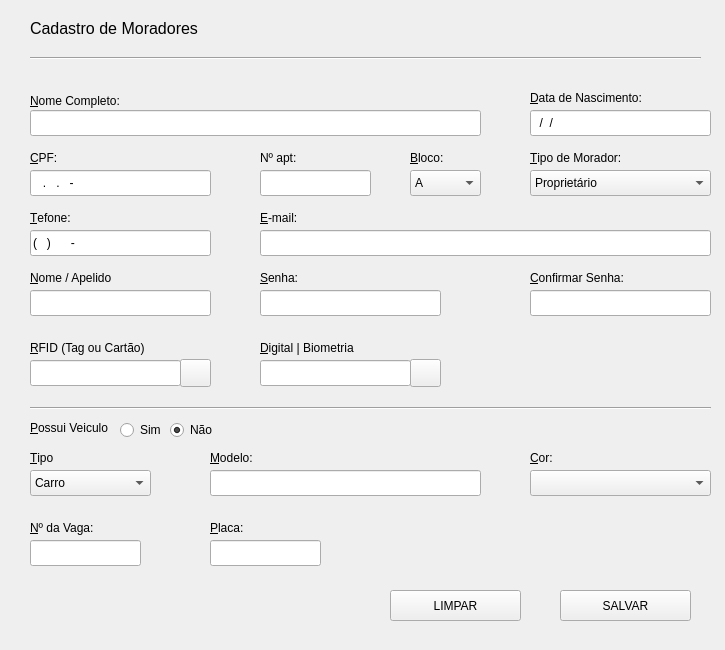
<?xml version="1.0" encoding="UTF-8"?>
<ui version="4.0">
 <class>janelaCadastrarMoradores</class>
 <widget class="QMainWindow" name="janelaCadastrarMoradores">
  <property name="geometry">
   <rect>
    <x>0</x>
    <y>0</y>
    <width>725</width>
    <height>650</height>
   </rect>
  </property>
  <property name="minimumSize">
   <size>
    <width>725</width>
    <height>650</height>
   </size>
  </property>
  <property name="maximumSize">
   <size>
    <width>725</width>
    <height>650</height>
   </size>
  </property>
  <property name="baseSize">
   <size>
    <width>725</width>
    <height>650</height>
   </size>
  </property>
  <property name="windowTitle">
   <string>PrimeCondo</string>
  </property>
  <property name="windowIcon">
   <iconset>
    <normaloff>../../../wamp64/www/primecondo/assets/img/logo.png</normaloff>../../../wamp64/www/primecondo/assets/img/logo.png</iconset>
  </property>
  <property name="iconSize">
   <size>
    <width>30</width>
    <height>30</height>
   </size>
  </property>
  <widget class="QWidget" name="centralwidget">
   <widget class="QLabel" name="lblNomeCompleto">
    <property name="geometry">
     <rect>
      <x>30</x>
      <y>90</y>
      <width>151</width>
      <height>21</height>
     </rect>
    </property>
    <property name="font">
     <font>
      <family>MS Shell Dlg 2</family>
      <pointsize>9</pointsize>
      <italic>false</italic>
     </font>
    </property>
    <property name="text">
     <string>&amp;Nome Completo:</string>
    </property>
    <property name="buddy">
     <cstring>inputNomeCompleto</cstring>
    </property>
   </widget>
   <widget class="QLabel" name="lblCpf">
    <property name="geometry">
     <rect>
      <x>30</x>
      <y>150</y>
      <width>55</width>
      <height>16</height>
     </rect>
    </property>
    <property name="font">
     <font>
      <pointsize>9</pointsize>
     </font>
    </property>
    <property name="text">
     <string>&amp;CPF:</string>
    </property>
    <property name="buddy">
     <cstring>inputCpf</cstring>
    </property>
   </widget>
   <widget class="QLabel" name="lblEmail">
    <property name="geometry">
     <rect>
      <x>260</x>
      <y>210</y>
      <width>55</width>
      <height>16</height>
     </rect>
    </property>
    <property name="font">
     <font>
      <pointsize>9</pointsize>
     </font>
    </property>
    <property name="text">
     <string>&amp;E-mail:</string>
    </property>
    <property name="buddy">
     <cstring>inputEmail</cstring>
    </property>
   </widget>
   <widget class="QLabel" name="label_4">
    <property name="geometry">
     <rect>
      <x>570</x>
      <y>130</y>
      <width>55</width>
      <height>16</height>
     </rect>
    </property>
    <property name="text">
     <string/>
    </property>
   </widget>
   <widget class="QLabel" name="lblBloco">
    <property name="geometry">
     <rect>
      <x>410</x>
      <y>150</y>
      <width>55</width>
      <height>16</height>
     </rect>
    </property>
    <property name="font">
     <font>
      <pointsize>9</pointsize>
     </font>
    </property>
    <property name="text">
     <string>&amp;Bloco:</string>
    </property>
    <property name="buddy">
     <cstring>comboBoxBloco</cstring>
    </property>
   </widget>
   <widget class="QLabel" name="lblDataNascimento">
    <property name="geometry">
     <rect>
      <x>530</x>
      <y>90</y>
      <width>151</width>
      <height>16</height>
     </rect>
    </property>
    <property name="font">
     <font>
      <pointsize>9</pointsize>
     </font>
    </property>
    <property name="text">
     <string>&amp;Data de Nascimento:</string>
    </property>
    <property name="buddy">
     <cstring>inputDataNascimento</cstring>
    </property>
   </widget>
   <widget class="QLabel" name="lblNumeroApartamento">
    <property name="geometry">
     <rect>
      <x>260</x>
      <y>150</y>
      <width>101</width>
      <height>16</height>
     </rect>
    </property>
    <property name="font">
     <font>
      <pointsize>9</pointsize>
     </font>
    </property>
    <property name="text">
     <string>Nº apt:</string>
    </property>
    <property name="buddy">
     <cstring>inputNumeroApartamento</cstring>
    </property>
   </widget>
   <widget class="QComboBox" name="comboBoxBloco">
    <property name="enabled">
     <bool>true</bool>
    </property>
    <property name="geometry">
     <rect>
      <x>410</x>
      <y>170</y>
      <width>71</width>
      <height>26</height>
     </rect>
    </property>
    <property name="font">
     <font>
      <pointsize>9</pointsize>
     </font>
    </property>
    <item>
     <property name="text">
      <string>A</string>
     </property>
    </item>
    <item>
     <property name="text">
      <string>B</string>
     </property>
    </item>
    <item>
     <property name="text">
      <string>C</string>
     </property>
    </item>
    <item>
     <property name="text">
      <string>D</string>
     </property>
    </item>
   </widget>
   <widget class="QComboBox" name="comboBoxTipoMorador">
    <property name="enabled">
     <bool>true</bool>
    </property>
    <property name="geometry">
     <rect>
      <x>530</x>
      <y>170</y>
      <width>181</width>
      <height>26</height>
     </rect>
    </property>
    <property name="font">
     <font>
      <pointsize>9</pointsize>
     </font>
    </property>
    <item>
     <property name="text">
      <string>Proprietário</string>
     </property>
    </item>
    <item>
     <property name="text">
      <string>Morador</string>
     </property>
    </item>
    <item>
     <property name="text">
      <string>Dependente</string>
     </property>
    </item>
   </widget>
   <widget class="QLabel" name="lblTipoMorador">
    <property name="geometry">
     <rect>
      <x>530</x>
      <y>150</y>
      <width>121</width>
      <height>16</height>
     </rect>
    </property>
    <property name="font">
     <font>
      <pointsize>9</pointsize>
     </font>
    </property>
    <property name="text">
     <string>&amp;Tipo de Morador:</string>
    </property>
    <property name="buddy">
     <cstring>comboBoxTipoMorador</cstring>
    </property>
   </widget>
   <widget class="QLabel" name="lblTelefone">
    <property name="geometry">
     <rect>
      <x>30</x>
      <y>210</y>
      <width>55</width>
      <height>16</height>
     </rect>
    </property>
    <property name="font">
     <font>
      <pointsize>9</pointsize>
     </font>
    </property>
    <property name="text">
     <string>&amp;Tefone:</string>
    </property>
    <property name="buddy">
     <cstring>inputTelefone</cstring>
    </property>
   </widget>
   <widget class="QRadioButton" name="radioButtonOpcaoSim">
    <property name="geometry">
     <rect>
      <x>120</x>
      <y>420</y>
      <width>95</width>
      <height>20</height>
     </rect>
    </property>
    <property name="font">
     <font>
      <pointsize>9</pointsize>
     </font>
    </property>
    <property name="text">
     <string>Sim</string>
    </property>
   </widget>
   <widget class="QLabel" name="lblPossuiVeiculo">
    <property name="geometry">
     <rect>
      <x>30</x>
      <y>420</y>
      <width>91</width>
      <height>16</height>
     </rect>
    </property>
    <property name="font">
     <font>
      <pointsize>9</pointsize>
     </font>
    </property>
    <property name="text">
     <string>&amp;Possui Veiculo</string>
    </property>
    <property name="buddy">
     <cstring>radioButtonOpcaoSim</cstring>
    </property>
   </widget>
   <widget class="QLabel" name="lblTipoVeiculo">
    <property name="geometry">
     <rect>
      <x>30</x>
      <y>450</y>
      <width>55</width>
      <height>16</height>
     </rect>
    </property>
    <property name="font">
     <font>
      <pointsize>9</pointsize>
     </font>
    </property>
    <property name="text">
     <string>&amp;Tipo</string>
    </property>
    <property name="buddy">
     <cstring>comboBoxTipoVeiculo</cstring>
    </property>
   </widget>
   <widget class="QComboBox" name="comboBoxTipoVeiculo">
    <property name="enabled">
     <bool>true</bool>
    </property>
    <property name="geometry">
     <rect>
      <x>30</x>
      <y>470</y>
      <width>121</width>
      <height>26</height>
     </rect>
    </property>
    <property name="font">
     <font>
      <pointsize>9</pointsize>
     </font>
    </property>
    <item>
     <property name="text">
      <string>Carro</string>
     </property>
    </item>
    <item>
     <property name="text">
      <string>Moto</string>
     </property>
    </item>
    <item>
     <property name="text">
      <string>Outros</string>
     </property>
    </item>
   </widget>
   <widget class="QLabel" name="lblModeloVeiculo">
    <property name="geometry">
     <rect>
      <x>210</x>
      <y>450</y>
      <width>55</width>
      <height>16</height>
     </rect>
    </property>
    <property name="font">
     <font>
      <pointsize>9</pointsize>
     </font>
    </property>
    <property name="text">
     <string>&amp;Modelo:</string>
    </property>
    <property name="buddy">
     <cstring>inputModeloVeiculo</cstring>
    </property>
   </widget>
   <widget class="QLabel" name="lblCorVeiculo">
    <property name="geometry">
     <rect>
      <x>530</x>
      <y>450</y>
      <width>55</width>
      <height>16</height>
     </rect>
    </property>
    <property name="font">
     <font>
      <pointsize>9</pointsize>
     </font>
    </property>
    <property name="text">
     <string>&amp;Cor:</string>
    </property>
    <property name="buddy">
     <cstring>comboBoxCorVeiculo</cstring>
    </property>
   </widget>
   <widget class="QComboBox" name="comboBoxCorVeiculo">
    <property name="enabled">
     <bool>true</bool>
    </property>
    <property name="geometry">
     <rect>
      <x>530</x>
      <y>470</y>
      <width>181</width>
      <height>26</height>
     </rect>
    </property>
    <property name="font">
     <font>
      <pointsize>9</pointsize>
     </font>
    </property>
    <item>
     <property name="text">
      <string/>
     </property>
    </item>
    <item>
     <property name="text">
      <string>Preto</string>
     </property>
    </item>
    <item>
     <property name="text">
      <string>Vermelho</string>
     </property>
    </item>
    <item>
     <property name="text">
      <string>Azul</string>
     </property>
    </item>
    <item>
     <property name="text">
      <string>Branco</string>
     </property>
    </item>
    <item>
     <property name="text">
      <string>Outros</string>
     </property>
    </item>
   </widget>
   <widget class="QLabel" name="lblPlaca">
    <property name="geometry">
     <rect>
      <x>210</x>
      <y>520</y>
      <width>55</width>
      <height>16</height>
     </rect>
    </property>
    <property name="font">
     <font>
      <pointsize>9</pointsize>
     </font>
    </property>
    <property name="text">
     <string>&amp;Placa:</string>
    </property>
    <property name="buddy">
     <cstring>inputPlaca</cstring>
    </property>
   </widget>
   <widget class="QPushButton" name="btnSalvar">
    <property name="geometry">
     <rect>
      <x>560</x>
      <y>590</y>
      <width>131</width>
      <height>31</height>
     </rect>
    </property>
    <property name="text">
     <string>SALVAR</string>
    </property>
    <property name="autoDefault">
     <bool>false</bool>
    </property>
   </widget>
   <widget class="QLabel" name="lblNumeroVaga">
    <property name="geometry">
     <rect>
      <x>30</x>
      <y>520</y>
      <width>81</width>
      <height>16</height>
     </rect>
    </property>
    <property name="font">
     <font>
      <pointsize>9</pointsize>
     </font>
    </property>
    <property name="text">
     <string>&amp;Nº da Vaga:</string>
    </property>
    <property name="buddy">
     <cstring>inputNumeroVaga</cstring>
    </property>
   </widget>
   <widget class="QLabel" name="lblNomeApelido">
    <property name="geometry">
     <rect>
      <x>30</x>
      <y>270</y>
      <width>101</width>
      <height>16</height>
     </rect>
    </property>
    <property name="font">
     <font>
      <pointsize>9</pointsize>
     </font>
    </property>
    <property name="text">
     <string>&amp;Nome / Apelido</string>
    </property>
    <property name="buddy">
     <cstring>inputNomeApelido</cstring>
    </property>
   </widget>
   <widget class="QLabel" name="lblSenha">
    <property name="geometry">
     <rect>
      <x>260</x>
      <y>270</y>
      <width>55</width>
      <height>16</height>
     </rect>
    </property>
    <property name="font">
     <font>
      <pointsize>9</pointsize>
     </font>
    </property>
    <property name="text">
     <string>&amp;Senha:</string>
    </property>
    <property name="buddy">
     <cstring>inputSenha</cstring>
    </property>
   </widget>
   <widget class="QLabel" name="lblConfirmarSenha">
    <property name="geometry">
     <rect>
      <x>530</x>
      <y>270</y>
      <width>111</width>
      <height>16</height>
     </rect>
    </property>
    <property name="font">
     <font>
      <pointsize>9</pointsize>
     </font>
    </property>
    <property name="text">
     <string>&amp;Confirmar Senha:</string>
    </property>
    <property name="buddy">
     <cstring>inputConfirmarSenha</cstring>
    </property>
   </widget>
   <widget class="QLabel" name="lblRfid">
    <property name="geometry">
     <rect>
      <x>30</x>
      <y>340</y>
      <width>161</width>
      <height>16</height>
     </rect>
    </property>
    <property name="font">
     <font>
      <pointsize>9</pointsize>
     </font>
    </property>
    <property name="text">
     <string>&amp;RFID (Tag ou Cartão)</string>
    </property>
    <property name="buddy">
     <cstring>inputRfid</cstring>
    </property>
   </widget>
   <widget class="QLabel" name="lblDigital">
    <property name="geometry">
     <rect>
      <x>260</x>
      <y>340</y>
      <width>101</width>
      <height>16</height>
     </rect>
    </property>
    <property name="font">
     <font>
      <pointsize>9</pointsize>
     </font>
    </property>
    <property name="text">
     <string>&amp;Digital | Biometria</string>
    </property>
    <property name="buddy">
     <cstring>inputDigitalBiometria</cstring>
    </property>
   </widget>
   <widget class="Line" name="line_2">
    <property name="geometry">
     <rect>
      <x>30</x>
      <y>400</y>
      <width>681</width>
      <height>16</height>
     </rect>
    </property>
    <property name="orientation">
     <enum>Qt::Horizontal</enum>
    </property>
   </widget>
   <widget class="QRadioButton" name="radioButtonOpcaoNao">
    <property name="geometry">
     <rect>
      <x>170</x>
      <y>420</y>
      <width>51</width>
      <height>20</height>
     </rect>
    </property>
    <property name="text">
     <string>Não</string>
    </property>
    <property name="checkable">
     <bool>true</bool>
    </property>
    <property name="checked">
     <bool>true</bool>
    </property>
   </widget>
   <widget class="QLabel" name="lblTituloCadastrarMoradores">
    <property name="geometry">
     <rect>
      <x>30</x>
      <y>20</y>
      <width>271</width>
      <height>16</height>
     </rect>
    </property>
    <property name="font">
     <font>
      <pointsize>12</pointsize>
     </font>
    </property>
    <property name="text">
     <string>Cadastro de Moradores</string>
    </property>
   </widget>
   <widget class="QPushButton" name="btnLimpar">
    <property name="geometry">
     <rect>
      <x>390</x>
      <y>590</y>
      <width>131</width>
      <height>31</height>
     </rect>
    </property>
    <property name="text">
     <string>LIMPAR</string>
    </property>
   </widget>
   <widget class="Line" name="line">
    <property name="geometry">
     <rect>
      <x>30</x>
      <y>50</y>
      <width>671</width>
      <height>16</height>
     </rect>
    </property>
    <property name="orientation">
     <enum>Qt::Horizontal</enum>
    </property>
   </widget>
   <widget class="QLineEdit" name="inputNomeCompleto">
    <property name="geometry">
     <rect>
      <x>30</x>
      <y>110</y>
      <width>451</width>
      <height>26</height>
     </rect>
    </property>
    <property name="styleSheet">
     <string notr="true">font: 9pt &quot;MS Shell Dlg 2&quot;;
</string>
    </property>
    <property name="maxLength">
     <number>85</number>
    </property>
   </widget>
   <widget class="QLineEdit" name="inputDataNascimento">
    <property name="geometry">
     <rect>
      <x>530</x>
      <y>110</y>
      <width>181</width>
      <height>26</height>
     </rect>
    </property>
    <property name="inputMask">
     <string>00/00/0000</string>
    </property>
    <property name="maxLength">
     <number>10</number>
    </property>
    <property name="placeholderText">
     <string/>
    </property>
   </widget>
   <widget class="QLineEdit" name="inputCpf">
    <property name="geometry">
     <rect>
      <x>30</x>
      <y>170</y>
      <width>181</width>
      <height>26</height>
     </rect>
    </property>
    <property name="inputMask">
     <string>000.000.000-00</string>
    </property>
    <property name="maxLength">
     <number>14</number>
    </property>
    <property name="echoMode">
     <enum>QLineEdit::Normal</enum>
    </property>
    <property name="cursorPosition">
     <number>0</number>
    </property>
    <property name="placeholderText">
     <string>Digite só números</string>
    </property>
   </widget>
   <widget class="QLineEdit" name="inputNumeroApartamento">
    <property name="geometry">
     <rect>
      <x>260</x>
      <y>170</y>
      <width>111</width>
      <height>26</height>
     </rect>
    </property>
    <property name="inputMask">
     <string>0000</string>
    </property>
    <property name="maxLength">
     <number>4</number>
    </property>
    <property name="echoMode">
     <enum>QLineEdit::Normal</enum>
    </property>
    <property name="cursorPosition">
     <number>0</number>
    </property>
   </widget>
   <widget class="QLineEdit" name="inputTelefone">
    <property name="geometry">
     <rect>
      <x>30</x>
      <y>230</y>
      <width>181</width>
      <height>26</height>
     </rect>
    </property>
    <property name="inputMask">
     <string>(000) 00000-0000 000 000</string>
    </property>
    <property name="maxLength">
     <number>24</number>
    </property>
   </widget>
   <widget class="QLineEdit" name="inputEmail">
    <property name="geometry">
     <rect>
      <x>260</x>
      <y>230</y>
      <width>451</width>
      <height>26</height>
     </rect>
    </property>
    <property name="maxLength">
     <number>56</number>
    </property>
    <property name="dragEnabled">
     <bool>false</bool>
    </property>
   </widget>
   <widget class="QLineEdit" name="inputNomeApelido">
    <property name="geometry">
     <rect>
      <x>30</x>
      <y>290</y>
      <width>181</width>
      <height>26</height>
     </rect>
    </property>
    <property name="maxLength">
     <number>20</number>
    </property>
   </widget>
   <widget class="QLineEdit" name="inputPlaca">
    <property name="enabled">
     <bool>true</bool>
    </property>
    <property name="geometry">
     <rect>
      <x>210</x>
      <y>540</y>
      <width>111</width>
      <height>26</height>
     </rect>
    </property>
    <property name="maxLength">
     <number>7</number>
    </property>
   </widget>
   <widget class="QLineEdit" name="inputSenha">
    <property name="geometry">
     <rect>
      <x>260</x>
      <y>290</y>
      <width>181</width>
      <height>26</height>
     </rect>
    </property>
    <property name="maxLength">
     <number>20</number>
    </property>
    <property name="echoMode">
     <enum>QLineEdit::Password</enum>
    </property>
   </widget>
   <widget class="QLineEdit" name="inputConfirmarSenha">
    <property name="geometry">
     <rect>
      <x>530</x>
      <y>290</y>
      <width>181</width>
      <height>26</height>
     </rect>
    </property>
    <property name="maxLength">
     <number>20</number>
    </property>
    <property name="echoMode">
     <enum>QLineEdit::Password</enum>
    </property>
   </widget>
   <widget class="QLineEdit" name="inputRfid">
    <property name="geometry">
     <rect>
      <x>30</x>
      <y>360</y>
      <width>151</width>
      <height>26</height>
     </rect>
    </property>
    <property name="maxLength">
     <number>20</number>
    </property>
    <property name="readOnly">
     <bool>true</bool>
    </property>
   </widget>
   <widget class="QLineEdit" name="inputDigitalBiometria">
    <property name="geometry">
     <rect>
      <x>260</x>
      <y>360</y>
      <width>151</width>
      <height>26</height>
     </rect>
    </property>
    <property name="maxLength">
     <number>100</number>
    </property>
    <property name="readOnly">
     <bool>true</bool>
    </property>
   </widget>
   <widget class="QLineEdit" name="inputModeloVeiculo">
    <property name="enabled">
     <bool>true</bool>
    </property>
    <property name="geometry">
     <rect>
      <x>210</x>
      <y>470</y>
      <width>271</width>
      <height>26</height>
     </rect>
    </property>
    <property name="maxLength">
     <number>25</number>
    </property>
   </widget>
   <widget class="QLineEdit" name="inputNumeroVaga">
    <property name="enabled">
     <bool>true</bool>
    </property>
    <property name="geometry">
     <rect>
      <x>30</x>
      <y>540</y>
      <width>111</width>
      <height>26</height>
     </rect>
    </property>
    <property name="inputMask">
     <string>0000</string>
    </property>
    <property name="maxLength">
     <number>4</number>
    </property>
   </widget>
   <widget class="QPushButton" name="btnBuscarRfid">
    <property name="geometry">
     <rect>
      <x>180</x>
      <y>359</y>
      <width>31</width>
      <height>28</height>
     </rect>
    </property>
    <property name="text">
     <string/>
    </property>
    <property name="icon">
     <iconset>
      <normaloff>lupa.png</normaloff>lupa.png</iconset>
    </property>
    <property name="autoDefault">
     <bool>false</bool>
    </property>
   </widget>
   <widget class="QPushButton" name="btnBuscarDigitalBiometria">
    <property name="geometry">
     <rect>
      <x>410</x>
      <y>359</y>
      <width>31</width>
      <height>28</height>
     </rect>
    </property>
    <property name="text">
     <string/>
    </property>
    <property name="icon">
     <iconset>
      <normaloff>lupa.png</normaloff>lupa.png</iconset>
    </property>
    <property name="autoDefault">
     <bool>false</bool>
    </property>
   </widget>
  </widget>
 </widget>
 <tabstops>
  <tabstop>inputNomeCompleto</tabstop>
  <tabstop>inputDataNascimento</tabstop>
  <tabstop>inputCpf</tabstop>
  <tabstop>inputNumeroApartamento</tabstop>
  <tabstop>comboBoxBloco</tabstop>
  <tabstop>comboBoxTipoMorador</tabstop>
  <tabstop>inputTelefone</tabstop>
  <tabstop>inputEmail</tabstop>
  <tabstop>inputNomeApelido</tabstop>
  <tabstop>inputSenha</tabstop>
  <tabstop>inputConfirmarSenha</tabstop>
  <tabstop>inputRfid</tabstop>
  <tabstop>inputDigitalBiometria</tabstop>
  <tabstop>radioButtonOpcaoSim</tabstop>
  <tabstop>radioButtonOpcaoNao</tabstop>
  <tabstop>comboBoxTipoVeiculo</tabstop>
  <tabstop>inputModeloVeiculo</tabstop>
  <tabstop>comboBoxCorVeiculo</tabstop>
  <tabstop>inputNumeroVaga</tabstop>
  <tabstop>inputPlaca</tabstop>
  <tabstop>btnLimpar</tabstop>
  <tabstop>btnSalvar</tabstop>
 </tabstops>
 <resources/>
 <connections>
  <connection>
   <sender>btnLimpar</sender>
   <signal>clicked()</signal>
   <receiver>inputNomeCompleto</receiver>
   <slot>clear()</slot>
   <hints>
    <hint type="sourcelabel">
     <x>445</x>
     <y>613</y>
    </hint>
    <hint type="destinationlabel">
     <x>292</x>
     <y>123</y>
    </hint>
   </hints>
  </connection>
  <connection>
   <sender>btnLimpar</sender>
   <signal>clicked()</signal>
   <receiver>inputDataNascimento</receiver>
   <slot>clear()</slot>
   <hints>
    <hint type="sourcelabel">
     <x>447</x>
     <y>605</y>
    </hint>
    <hint type="destinationlabel">
     <x>576</x>
     <y>129</y>
    </hint>
   </hints>
  </connection>
  <connection>
   <sender>btnLimpar</sender>
   <signal>clicked()</signal>
   <receiver>inputCpf</receiver>
   <slot>clear()</slot>
   <hints>
    <hint type="sourcelabel">
     <x>433</x>
     <y>602</y>
    </hint>
    <hint type="destinationlabel">
     <x>110</x>
     <y>184</y>
    </hint>
   </hints>
  </connection>
  <connection>
   <sender>btnLimpar</sender>
   <signal>clicked()</signal>
   <receiver>inputNumeroApartamento</receiver>
   <slot>clear()</slot>
   <hints>
    <hint type="sourcelabel">
     <x>486</x>
     <y>598</y>
    </hint>
    <hint type="destinationlabel">
     <x>338</x>
     <y>183</y>
    </hint>
   </hints>
  </connection>
  <connection>
   <sender>btnLimpar</sender>
   <signal>clicked()</signal>
   <receiver>inputTelefone</receiver>
   <slot>clear()</slot>
   <hints>
    <hint type="sourcelabel">
     <x>457</x>
     <y>603</y>
    </hint>
    <hint type="destinationlabel">
     <x>183</x>
     <y>255</y>
    </hint>
   </hints>
  </connection>
  <connection>
   <sender>btnLimpar</sender>
   <signal>clicked()</signal>
   <receiver>inputEmail</receiver>
   <slot>clear()</slot>
   <hints>
    <hint type="sourcelabel">
     <x>506</x>
     <y>606</y>
    </hint>
    <hint type="destinationlabel">
     <x>495</x>
     <y>247</y>
    </hint>
   </hints>
  </connection>
  <connection>
   <sender>btnLimpar</sender>
   <signal>clicked()</signal>
   <receiver>inputNomeApelido</receiver>
   <slot>clear()</slot>
   <hints>
    <hint type="sourcelabel">
     <x>502</x>
     <y>607</y>
    </hint>
    <hint type="destinationlabel">
     <x>175</x>
     <y>304</y>
    </hint>
   </hints>
  </connection>
  <connection>
   <sender>btnLimpar</sender>
   <signal>clicked()</signal>
   <receiver>inputSenha</receiver>
   <slot>clear()</slot>
   <hints>
    <hint type="sourcelabel">
     <x>509</x>
     <y>594</y>
    </hint>
    <hint type="destinationlabel">
     <x>415</x>
     <y>310</y>
    </hint>
   </hints>
  </connection>
  <connection>
   <sender>btnLimpar</sender>
   <signal>clicked()</signal>
   <receiver>inputConfirmarSenha</receiver>
   <slot>clear()</slot>
   <hints>
    <hint type="sourcelabel">
     <x>504</x>
     <y>597</y>
    </hint>
    <hint type="destinationlabel">
     <x>584</x>
     <y>309</y>
    </hint>
   </hints>
  </connection>
  <connection>
   <sender>btnLimpar</sender>
   <signal>clicked()</signal>
   <receiver>inputRfid</receiver>
   <slot>clear()</slot>
   <hints>
    <hint type="sourcelabel">
     <x>390</x>
     <y>590</y>
    </hint>
    <hint type="destinationlabel">
     <x>139</x>
     <y>371</y>
    </hint>
   </hints>
  </connection>
  <connection>
   <sender>btnLimpar</sender>
   <signal>clicked()</signal>
   <receiver>inputDigitalBiometria</receiver>
   <slot>clear()</slot>
   <hints>
    <hint type="sourcelabel">
     <x>453</x>
     <y>602</y>
    </hint>
    <hint type="destinationlabel">
     <x>421</x>
     <y>373</y>
    </hint>
   </hints>
  </connection>
  <connection>
   <sender>btnLimpar</sender>
   <signal>clicked()</signal>
   <receiver>inputModeloVeiculo</receiver>
   <slot>clear()</slot>
   <hints>
    <hint type="sourcelabel">
     <x>425</x>
     <y>606</y>
    </hint>
    <hint type="destinationlabel">
     <x>277</x>
     <y>492</y>
    </hint>
   </hints>
  </connection>
  <connection>
   <sender>btnLimpar</sender>
   <signal>clicked()</signal>
   <receiver>inputNumeroVaga</receiver>
   <slot>clear()</slot>
   <hints>
    <hint type="sourcelabel">
     <x>491</x>
     <y>609</y>
    </hint>
    <hint type="destinationlabel">
     <x>127</x>
     <y>551</y>
    </hint>
   </hints>
  </connection>
  <connection>
   <sender>btnLimpar</sender>
   <signal>clicked()</signal>
   <receiver>inputPlaca</receiver>
   <slot>clear()</slot>
   <hints>
    <hint type="sourcelabel">
     <x>447</x>
     <y>607</y>
    </hint>
    <hint type="destinationlabel">
     <x>306</x>
     <y>557</y>
    </hint>
   </hints>
  </connection>
 </connections>
</ui>
